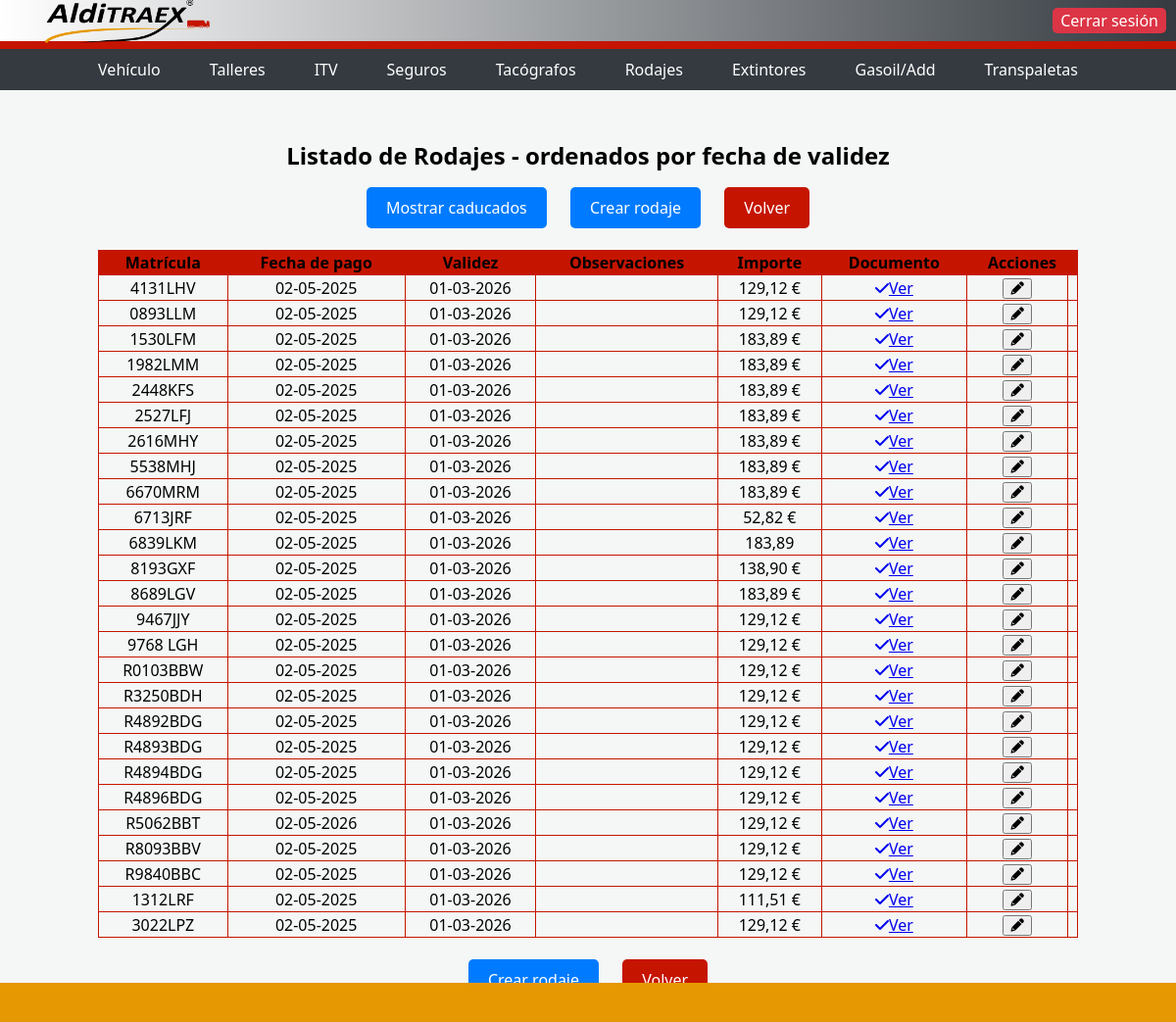
The app's page /rodajes_todos, older data.
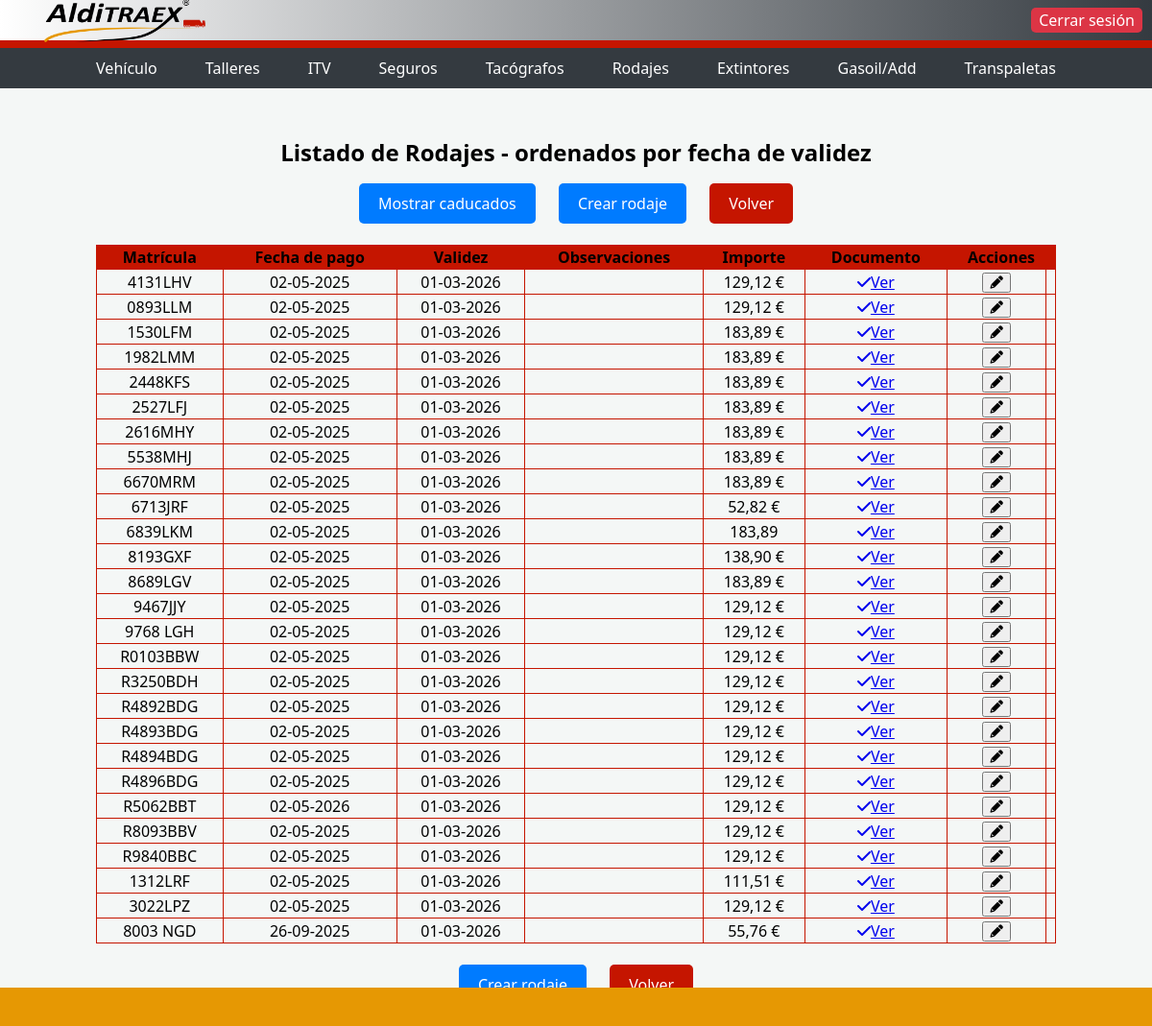
The same page, newer data.
### models.py (models this page shows, shortened)
class Rodaje(db.Base):
    __tablename__ = "rodaje"
    id = Column(Integer, primary_key=True)
    matricula = Column(String(200), ForeignKey('vehiculo.matricula'),nullable=False )
    pago_rodaje = Column(DateTime, nullable=False)
    venc_rodaje = Column(DateTime, nullable=False)
    obs_rodaje = Column(String(200))
    imp_rodaje = Column(String(200), nullable=False)
    nombre_doc = Column(String(200))
    activo = Column(Boolean, default=False)

### rodajes/rodajes.py (the view)
    @app.route('/rodajes_todos')
    def lista_rodajes_todos():
        todos_rodajes = db.session.query(Rodaje).order_by(Rodaje.venc_rodaje.asc()).all()
        return render_template('rodajes.html', lista_rodajes=todos_rodajes)

### db.py (called while the page is built, shortened)
@event.listens_for(engine, "connect")
def _sqlite_varios_procesos(dbapi_connection, connection_record):
    cursor = dbapi_connection.cursor()
    cursor.execute("PRAGMA journal_mode=WAL")
    cursor.fetchone()
    cursor.execute("PRAGMA busy_timeout=30000")
    cursor.close()

def close_session(error=None):
    if not has_request_context():
        return

    def __getattr__(self, name):
        if has_request_context():
            if 'db_session' not in g:
                g.db_session = Session()
                logger.info("Nueva sesion de BD creada para el request")
            return getattr(g.db_session, name)
        temp_session = Session()
        try:
            return getattr(temp_session, name)
        finally:
            temp_session.close()

### main.py (called while the page is built, shortened)
@app.before_request
def aplicar_permisos_usuario():
    if not current_user.is_authenticated:
        return None

### templates/rodajes.html (shortened to what this page needs)
<!DOCTYPE html>
<html lang="es">
<head>
    <link rel="stylesheet" href="https://unpkg.com/swiper/swiper-bundle.min.css" />
    <link rel="stylesheet" href="https://cdnjs.cloudflare.com/ajax/libs/font-awesome/6.0.0-beta3/css/all.min.css">
    <link rel="stylesheet" href="{{ url_for('static', filename='main.css') }}">
</head>
<body>
    <div class="top-bar">
        <img src="{{ url_for('static', filename='logo.png') }}" alt="Logo de la empresa">
        <a href="/logout" class="top-button">Cerrar sesión</a>
    </div>
    <div class="nav-bar">
        <a href="/vehiculos">Vehículo</a>
        <a href="/talleres">Talleres</a>
        <a href="/itv">ITV</a>
        <a href="/seguros">Seguros</a>
        <a href="/tacografos">Tacógrafos</a>
        <a href="/rodajes">Rodajes</a>
        <a href="/extintores">Extintores</a>
        <a href="/selector">Gasoil/Add</a>
        <a href="/transpaletas">Transpaletas</a>
    </div>
    <div class="container">
        <h1>Listado de Rodajes - ordenados por fecha de validez</h1>
        <a class="button" href="/rodajes_todos">Mostrar caducados</a>
        <a class="button" href="/formulario_rodaje">Crear rodaje</a>
        <a class="button_red" href="/index">Volver</a>
        <table>
            <thead>
                <tr>
                    <th>Matrícula</th>
                    <th>Fecha de pago</th>
                    <th>Validez</th>
                    <th>Observaciones</th>
                    <th>Importe</th>
                    <th>Documento</th>
                    <th colspan="2">Acciones</th>
                </tr>
            </thead>
            <tbody>
            {% for r in lista_rodajes %}
                <tr class="{% if not r.activo %}no_activo{% endif %}">
                    <td>{{ r.matricula }}</td>
                    <td>{{ r.pago_rodaje.strftime('%d-%m-%Y') }}</td>
                    <td>{{ r.venc_rodaje.strftime('%d-%m-%Y') }}</td>
                    <td title="{{ r.obs_rodaje|e }}">{{ r.obs_rodaje }}</td>
                    <td>{{ r.imp_rodaje }}</td>
                    {% if not r.nombre_doc %}
                    <td>
                        <form action="/subir_doc" method="POST" enctype="multipart/form-data">
                            <input type="file" name="documento" accept=".pdf, .doc, .docx">
                            <input type="hidden" name="matricula" value="{{ r.matricula }}">
                            <input type="hidden" name="id" value="{{ r.id }}">
                            <input type="hidden" name="clase" value="Rodaje">
                            <input type="submit" value="Adjuntar">
                        </form>
                    </td>
                    {% else %}
                    <td><a href="{{ url_for('ver_documento_vehiculo', filename=r.nombre_doc) }}" target="_blank"><i class="fas fa-check verde"></i>Ver</a></td>
                    {% endif %}
                    <td><a href="form_editar_rodaje/{{ r.id }}" target="_blank">
                        <button type="submit" class="boton-editar"><i class="fas fa-pencil"></i></button>
                    </a></td>
                    {% if current_user.username == "jmurillo" or current_user.username == "javimurillo" %}
                    <td>
                        <form action="/borrar_rodaje/{{ r.id }}" method="POST">
                            <input type="hidden" name="id" value="{{ r.id }}">
                            <input type="hidden" name="clase" value="Rodaje">
                            <button type="submit" class="boton-borrar"><i class="fas fa-trash-alt"></i></button>
                        </form>
                    </td>
                    {% else %}
                    <td></td>
                    {% endif %}
                </tr>
            {% endfor %}
            </tbody>
        </table>
        <br>
        <a class="button" href="/formulario_rodaje">Crear rodaje</a>
        <a class="button_red" href="/index">Volver</a>
    </div>
    <footer>
        <div class="banda-roja"></div>
    </footer>
</body>
</html>

Row changes from the older to the newer data that the page shows:
added Rodaje: matricula "8003 NGD", pago_rodaje "26-09-2025", venc_rodaje "01-03-2026", imp_rodaje "55,76 €"
